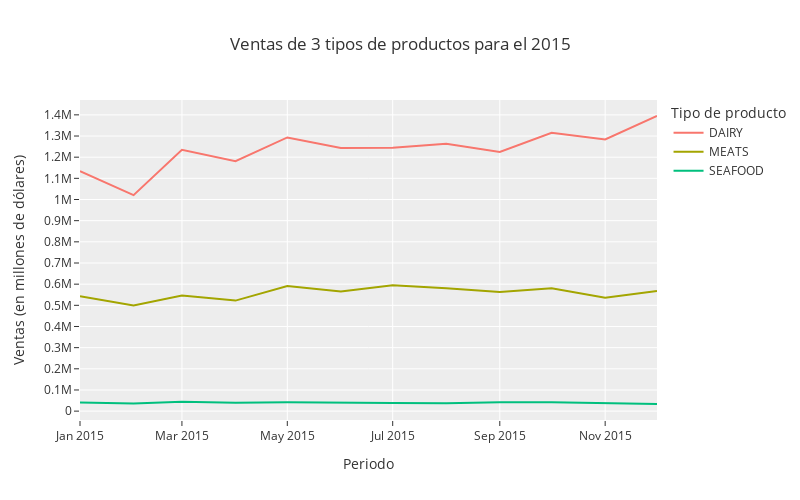

Notebook source saved alongside this figure:
### Code cell
fig = px.line(
    df,
    width=800,
    height=500,
    template="ggplot2",
    title="Ventas de 3 tipos de productos para el 2015",
    labels={
        "fecha": "Periodo", 
        "value": "Ventas (en millones de dólares)",
        "variable": "Tipo de producto"
    }
)

fig.update_yaxes(
    nticks=20
)

fig.show()

### Figure 1 — Plotly figure (JSON) as saved in the notebook; plotly's stock layout.template omitted (floating-point values rounded to 4 significant figures)
{"data": [{"hovertemplate": "Tipo de producto=DAIRY<br>Periodo=%{x}<br>Ventas (en millones de dólares)=%{y}<extra></extra>", "legendgroup": "DAIRY", "line": {"color": "#F8766D", "dash": "solid"}, "marker": {"symbol": "circle"}, "mode": "lines", "name": "DAIRY", "orientation": "v", "showlegend": true, "type": "scatter", "x": ["2015-01", "2015-02", "2015-03", "2015-04", "2015-05", "2015-06", "2015-07", "2015-08", "2015-09", "2015-10", "2015-11", "2015-12"], "xaxis": "x", "y": [1134521, 1020747, 1234851, 1181180, 1293308, 1243588, 1244815, 1263428, 1224619, 1314827, 1283672, 1394582], "yaxis": "y"}, {"hovertemplate": "Tipo de producto=MEATS<br>Periodo=%{x}<br>Ventas (en millones de dólares)=%{y}<extra></extra>", "legendgroup": "MEATS", "line": {"color": "#A3A500", "dash": "solid"}, "marker": {"symbol": "circle"}, "mode": "lines", "name": "MEATS", "orientation": "v", "showlegend": true, "type": "scatter", "x": ["2015-01", "2015-02", "2015-03", "2015-04", "2015-05", "2015-06", "2015-07", "2015-08", "2015-09", "2015-10", "2015-11", "2015-12"], "xaxis": "x", "y": [543100.0, 498700.0, 546500.0, 522300.0, 591700.0, 565000.0, 594900.0, 581200.0, 562700.0, 580800.0, 535900.0, 567400.0], "yaxis": "y"}, {"hovertemplate": "Tipo de producto=SEAFOOD<br>Periodo=%{x}<br>Ventas (en millones de dólares)=%{y}<extra></extra>", "legendgroup": "SEAFOOD", "line": {"color": "#00BF7D", "dash": "solid"}, "marker": {"symbol": "circle"}, "mode": "lines", "name": "SEAFOOD", "orientation": "v", "showlegend": true, "type": "scatter", "x": ["2015-01", "2015-02", "2015-03", "2015-04", "2015-05", "2015-06", "2015-07", "2015-08", "2015-09", "2015-10", "2015-11", "2015-12"], "xaxis": "x", "y": [40470.0, 36070.0, 43810.0, 39980.0, 42510.0, 38780.0, 38540.0, 37770.0, 41910.0, 41420.0, 38820.0, 33730.0], "yaxis": "y"}], "layout": {"height": 500, "legend": {"title": {"text": "Tipo de producto"}, "tracegroupgap": 0}, "title": {"text": "Ventas de 3 tipos de productos para el 2015"}, "width": 800, "xaxis": {"anchor": "y", "domain": [0, 1], "title": {"text": "Periodo"}}, "yaxis": {"anchor": "x", "domain": [0, 1], "nticks": 20, "title": {"text": "Ventas (en millones de dólares)"}}}}
